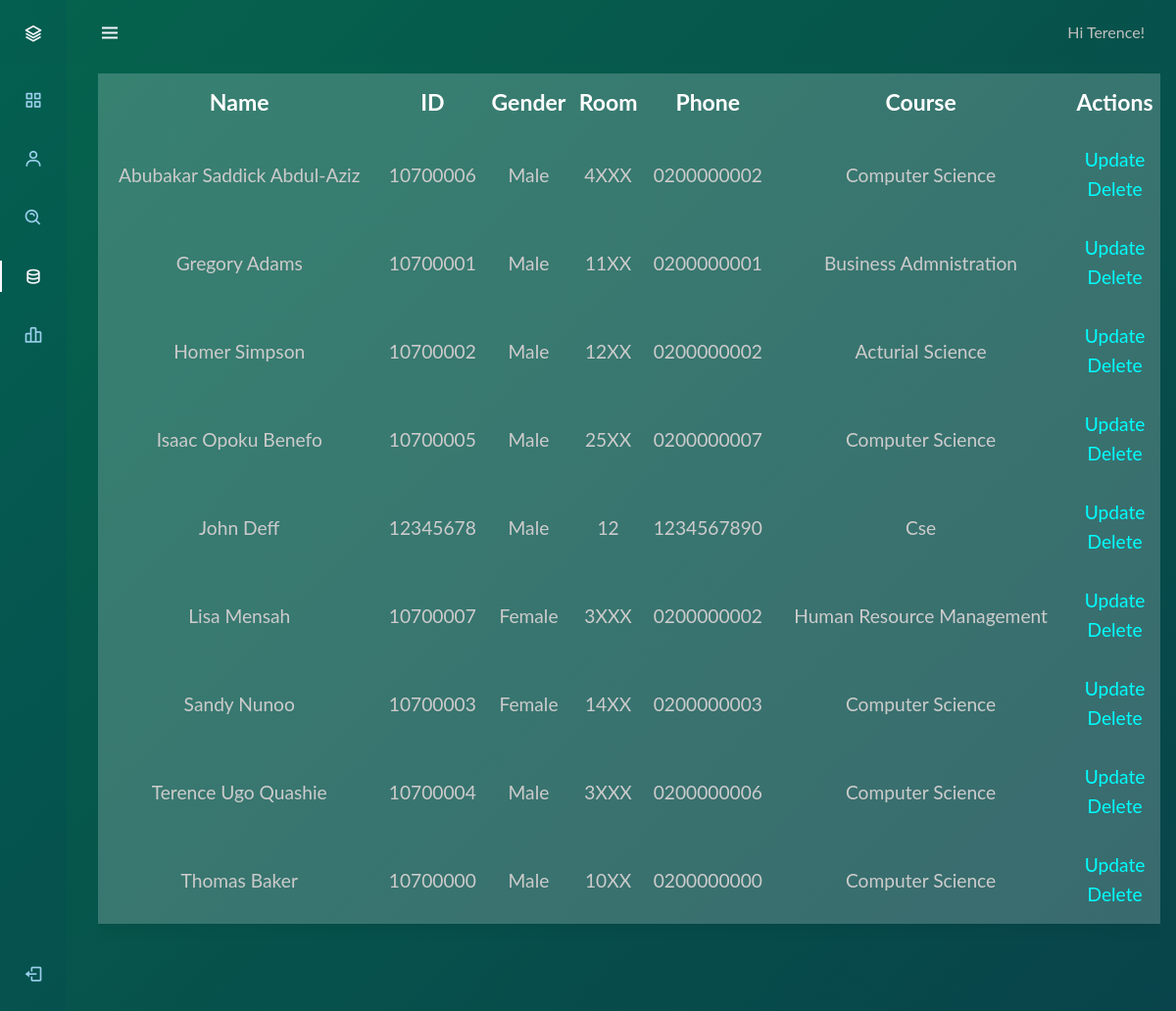
Page /StudentsData (signed in) on the committed database.
### app.py (models this page shows, shortened)
class User(UserMixin, db.Model):
    id = db.Column(db.Integer, primary_key=True)
    fullname = db.Column(db.String(200), nullable=False)
    email = db.Column(db.String(200), nullable=False)
    username = db.Column(db.String(200), unique=True, nullable=False)
    password = db.Column(db.String(200), nullable=False)

class HallManage(db.Model):
    id = db.Column(db.Integer, primary_key=True)
    firstname = db.Column(db.String(200), nullable=False)
    lastname = db.Column(db.String(200), nullable=False)
    student_name = db.Column(db.String(200), nullable=False)
    student_id = db.Column(db.Integer, unique=True, nullable=False)
    gender = db.Column(db.String(10), nullable=False)
    room_number = db.Column(db.String(20), nullable=False)
    phone_number = db.Column(db.String(20), nullable=False)
    course_name = db.Column(db.String(100), nullable=False)

### app.py (the view)
@app.route('/StudentsData', methods=['POST', 'GET'])
@login_required
def showAll():
    currentpage = request.url_rule
    session['rule'] = str(currentpage)
    results = HallManage.query.order_by(HallManage.firstname).all()
    return render_template("Data.html", results=results)

### app.py (called while the page is built)
@login_manager.user_loader
def load_user(user_id):
    return User.query.get(int(user_id))

### templates/Data.html (shortened to what this page needs)
<!DOCTYPE html>
<html lang="en">
<head>
    <link rel="stylesheet" href="{{url_for('static',filename='css/DataPage/main.css')}}">
    <link rel="stylesheet" href="https://use.fontawesome.com/releases/v5.13.0/css/all.css">
    <link href='https://cdn.jsdelivr.net/npm/boxicons@2.0.5/css/boxicons.min.css' rel='stylesheet'>
</head>
<body>
    <body id="body-pd">
        <header class="header" id="header">
            <div class="header__toggle">
                <i class='bx bx-menu' id="header-toggle"></i>
            </div>
            <div style="color: silver;">
                {% if current_user.is_authenticated %}
                Hi {{ current_user.username }}!
                {% endif %}
            </div>
        </header>
        <div class="l-navbar" id="nav-bar">
            <nav class="nav">
                <div>
                    <a href="/" class="nav__logo">
                        <i class='bx bx-layer nav__logo-icon'></i>
                    </a>
                    <div class="nav__list">
                        <a href="/Dashboard" class="nav__link ">
                            <i class='bx bx-grid-alt nav__icon'></i>
                        </a>
                        <a href="/addstudent" class="nav__link">
                            <i class='bx bx-user nav__icon'></i>
                        </a>
                        <a href="/SearchStudent" class="nav__link ">
                            <i class='bx bx-search-alt nav__icon'></i>
                        </a>
                        <a class="nav__link active">
                            <i class='bx bx-data nav__icon'></i>
                        </a>
                        <a href="Analytics" class="nav__link">
                            <i class='bx bx-bar-chart-alt-2 nav__icon'></i>
                        </a>
                    </div>
                </div>
                <a href="/logout" class="nav__link">
                    <i class='bx bx-log-out nav__icon'></i>
                </a>
            </nav>
        </div>
        <div class="wrapper">
            <div class="search-result">
                {% if results is not defined and results|length == 0 %} <h3 class="search-start">No Student Has Been Added
                    Go to &nbsp;<a href="addstudent">Add Student</a> &nbsp; To Add A Student
                </h3>
                {% elif results|length < 1 %} <h3 class="search-none">No Student Has Been Added
                Go to &nbsp;<a href="addstudent" style="color: blue;">Add Student</a> &nbsp; To Add A Student</h3>
                    {% else %}
                    <table class="maintable">
                        <tr class="tablerow">
                            <th class="heading">Name</th>
                            <th class="heading">ID</th>
                            <th class="heading">Gender</th>
                            <th class="heading">Room</th>
                            <th class="heading">Phone</th>
                            <th class="heading">Course</th>
                            <th class="heading">Actions</th>
                        </tr>
                        {% for student in results %}
                        <tr class="tablerow">
                            <td class="data">{{student.student_name}}</td>
                            <td class="data">{{student.student_id}}</td>
                            <td class="data">{{student.gender}}</td>
                            <td class="data">{{student.room_number}}</td>
                            <td class="data">{{student.phone_number}}</td>
                            <td class="data">{{student.course_name}}</td>
                            <td class="data">
                                <a href="/update/{{student.id}}" class="actions">Update</a>
                                <a href="/delete/{{student.id}}" class="actions">Delete</a>
                            </td>
                        </tr>
                        {% endfor %}
                    </table>
                    {% endif %}
            </div>
        </div>
</body>
</html>

### static/css/DataPage/main.css (style rules this page uses)
* { box-sizing: border-box; }
body,html { background: linear-gradient(-45deg, #3ca7ee, #300515, #093849, #05634d); background-size: 400% 400%; animation: gradient 15s ease infinite, fadein 0.2s ease-in; height: 100vh; font-family: "Lato" !important; overflow: hidden }
body, html { -ms-overflow-style: none; scrollbar-width: none; }
div { -ms-overflow-style: none; scrollbar-width: none; }
:root { --header-height: 3rem; --nav-width: 68px; --quick-action-size: 40px; --first-color: #1325990c; --first-color-light: #9ad0eb; --white-color: #f7f6fb; --body-font: "Nunito", sans-serif; --normal-font-size: 1rem; --z-fixed: 100; }
body { position: relative; margin: var(--header-height) 0 0 0; padding: 0 1rem; font-family: var(--body-font); font-size: var(--normal-font-size); transition: 0.5s; background-color: #ffffff; }
a { text-decoration: none; }
.header { width: 100%; height: var(--header-height); position: fixed; top: 0; left: 0; display: flex; align-items: center; justify-content: space-between; padding: 0 1rem; background-color: #13259900; z-index: var(--z-fixed); transition: 0.5s; }
.header__toggle { position: relative; color: var(--white-color); font-size: 1.5rem; cursor: pointer; top: 2px; }
.l-navbar { position: fixed; top: 0; left: -30%; width: var(--nav-width); height: 100vh; background-color: var(--first-color); padding: 0.5rem 1rem 0 0; transition: 0.5s; z-index: var(--z-fixed); }
.nav { height: 100%; display: flex; flex-direction: column; justify-content: space-between; overflow: hidden; }
.nav__logo, .nav__link { display: grid; grid-template-columns: max-content max-content; align-items: center; column-gap: 1rem; padding: 0.5rem 0 0.5rem 1.5rem; }
.nav__logo { margin-bottom: 2rem; }
.nav__logo-icon { font-size: 1.25rem; color: var(--white-color); }
.nav__link { position: relative; color: var(--first-color-light); margin-bottom: 1.5rem; transition: 0.3s; }
.nav__icon { font-size: 1.25rem; }
.active { color: var(--white-color); }
.active::before { content: ""; position: absolute; left: 0; width: 2px; height: 32px; background-color: var(--white-color); }
.wrapper { position: relative; overflow:auto; height: 95%; margin-top: 0.7rem; width: 100%; }
.search-result { display: flex; justify-content: center; align-items: center; width: 100%; margin-top: 0; padding-bottom: 4rem; }
.maintable { width: 100%; border-collapse: collapse; box-shadow: 0 0 20px rgba(0, 0, 0, 0.1); font-family: "Lato" !important; font-size: larger; text-align: center; border-radius: 4px; }
.heading, .data { height: 1rem; padding-block: 15px; background-color: rgba(255, 255, 255, 0.2); color: #fff; }
.data { color: rgb(204, 203, 203); }
.heading { text-align: center; font-size: larger; }
.actions { text-decoration: none; display: block; color: aqua; line-height: 30px; }
@media screen and (min-width: 768px) { body { margin: calc(var(--header-height) + 1rem) 0 0 0; padding-left: calc(var(--nav-width) + 2rem); } }
@media screen and (min-width: 768px) { .header { height: calc(var(--header-height) + 1rem); padding: 0 2rem 0 calc(var(--nav-width) + 2rem); } }
@media screen and (min-width: 768px) { .l-navbar { left: 0; padding: 1rem 1rem 0 0; } }

### rows in the picture
User: username "Terence"
HallManage: student_name "Abubakar Saddick Abdul-Aziz", student_id "10700006", gender "Male", room_number "4XXX", phone_number "0200000002", course_name "Computer Science"
HallManage: student_name "Gregory Adams", student_id "10700001", gender "Male", room_number "11XX", phone_number "0200000001", course_name "Business Admnistration"
HallManage: student_name "Homer Simpson", student_id "10700002", gender "Male", room_number "12XX", phone_number "0200000002", course_name "Acturial Science"
HallManage: student_name "Isaac Opoku Benefo", student_id "10700005", gender "Male", room_number "25XX", phone_number "0200000007", course_name "Computer Science"
HallManage: student_name "John Deff", student_id "12345678", gender "Male", room_number "12", phone_number "1234567890", course_name "Cse"
HallManage: student_name "Lisa Mensah", student_id "10700007", gender "Female", room_number "3XXX", phone_number "0200000002", course_name "Human Resource Management"
HallManage: student_name "Sandy Nunoo", student_id "10700003", gender "Female", room_number "14XX", phone_number "0200000003", course_name "Computer Science"
HallManage: student_name "Terence Ugo Quashie", student_id "10700004", gender "Male", room_number "3XXX", phone_number "0200000006", course_name "Computer Science"
HallManage: student_name "Thomas Baker", student_id "10700000", gender "Male", room_number "10XX", phone_number "0200000000", course_name "Computer Science"
